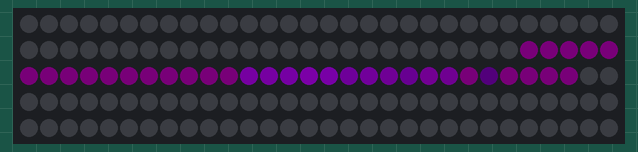
Bench run of a sketch on a simulated Arduino Uno, built with avr-gcc and run on an emulated ATmega328P. Parts: 150 RGB LEDs in strip order, left to right, continuing on the next row. Dim RGB values are drawn brighter than linear; random numbers use the default seed unless the sketch sets one.

Above: at 39.95 s.

The sketch:

MadHatter.ino
```cpp
#include <Adafruit_NeoPixel.h>
#include <LightConfig.h>
#include <Colors.h>
#include <math.h>

#define PIN_NUMBER  LIGHT_CONFIG_PIN_NUM
#define NUM_LIGHTS  LIGHT_CONFIG_NUM_LIGHTS
#define BRIGHTNESS  LIGHT_CONFIG_BRIGHTNESS

#define DELAY_MS 17 // Aim for 50hz

#define num_elements(x)  (sizeof(x) / sizeof((x)[0]))

Adafruit_NeoPixel strip = Adafruit_NeoPixel(NUM_LIGHTS, PIN_NUMBER, NEO_GRB + NEO_KHZ800);
uint32_t color_history[NUM_LIGHTS] = {};

void setup() {
  strip.setBrightness(BRIGHTNESS);
  strip.begin();
  strip.clear();
  strip.show(); // Initialize all pixels to 'off'

  for (int i = 0; i < NUM_LIGHTS; i++) {
    color_history[i] = BLACK;
  }
}


float randomFloat() {
  return random(1000001) / 1.0e6;
}


// integrate the PID with props and stuff.
float update(float a, float minA, float maxA, float deltaAmount, float prop) {
  float r = randomFloat();

  a += (r < prop) ? deltaAmount : -deltaAmount;

  return constrain(a, minA, maxA);
}


// These are globals because I'm a bad programmer :)
float current_center = 0;
float velocity = 0.5;
float velocityProp = 0.0;

int madHatter() {
  // "Random" walk but ~~~~ 3rd order PID

  int light_range = NUM_LIGHTS / 2 - 5;

  // Derivative term on PID, unbalanced negatively.
  velocityProp   = update(velocityProp,    -0.4,           0.4,           0.01,     0.5 + 0.5 * (current_center / light_range) );
  velocity       = update(velocity,        -1.0,           1.0,           0.05,     0.5 + velocityProp);
  current_center = update(current_center,  -light_range,   light_range,  velocity,  0.5);

  return 5 + (current_center + light_range);
}


uint32_t cur_color;
int iteration = 0;
void loop() {
  iteration += 1;

  if (iteration % 200 == 1) { // || random(1000) == 0) {
    cur_color = all_colors[random(num_elements(all_colors))];
  }

  int location = madHatter();
  color_history[location] = cur_color;


  uint32_t new_color;
  for (int l = 1; l < NUM_LIGHTS; l++) {
    // Fade closer colors more!
    float fade = 0.01 * (max(location, NUM_LIGHTS - location) - abs(l - location));

    if (randomFloat() < fade) {
      // if chance happens fade a little towards black;
      color_history[l] = LinearColorFade(color_history[l], BLACK, 0.05);
    }
    strip.setPixelColor(l, color_history[l]);
  }

  strip.show();
  delay(DELAY_MS);
}


// Return colors that is a blend of a and b.
// a * (1 - percent) + b * (percent);
//
uint32_t LinearColorFade(uint32_t color_a, uint32_t color_b, float percent) {
  uint32_t r_a = (uint8_t)(color_a >> 16);
  uint32_t r_b = (uint8_t)(color_b >> 16);
  int16_t r_diff = r_b - r_a;

  uint32_t g_a = (uint8_t)(color_a >> 8);
  uint32_t g_b = (uint8_t)(color_b >> 8);
  int16_t g_diff = g_b - g_a;

  uint32_t b_a = (uint8_t)(color_a);
  uint32_t b_b = (uint8_t)(color_b);
  int16_t b_diff = b_b - b_a;

  int16_t new_r = round(r_a + r_diff * percent);
  int16_t new_g = round(g_a + g_diff * percent);
  int16_t new_b = round(b_a + b_diff * percent);

  return Adafruit_NeoPixel::Color(new_r, new_g, new_b);
}
```
